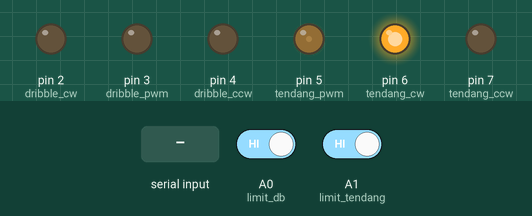
A sketch run on a simulated Arduino Uno, built with avr-gcc and run on an emulated ATmega328P. Parts: output pins drawn as LEDs (lit = HIGH). The test bench sets the inputs (shaded band); at power-on: A1 (limit_tendang) HIGH, A0 (limit_db) HIGH.

Above: at 1.2 s.
1.3 s: "TEND1\n" received over Serial
At 1.8 s:
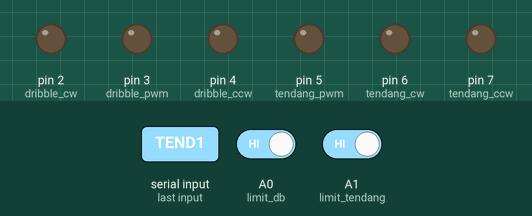
3.4 s: "DB ON\n" received over Serial
At 4.6 s:
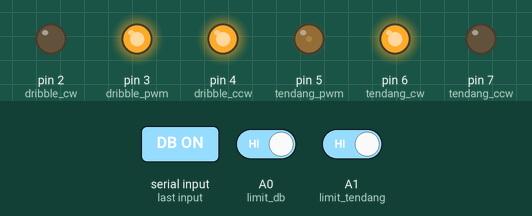
5.0 s: A1 (limit_tendang) driven LOW
At 6.0 s:
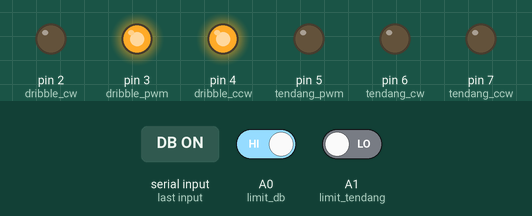
6.5 s: "TEND1\n" received over Serial
At 6.65 s:
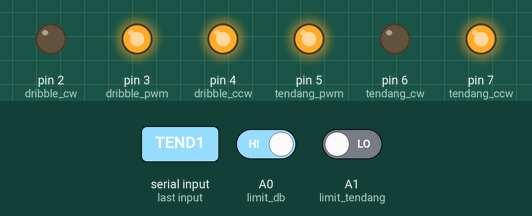
9.7 s: A1 (limit_tendang) driven HIGH
At 11.1 s:
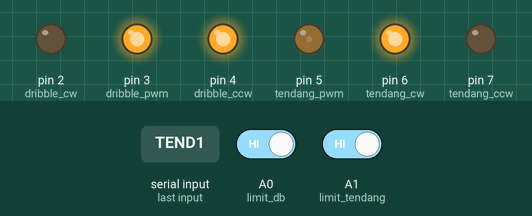
Timing chart, 0 to 12.2 s (numbered marks = the images above; inputs shaded):
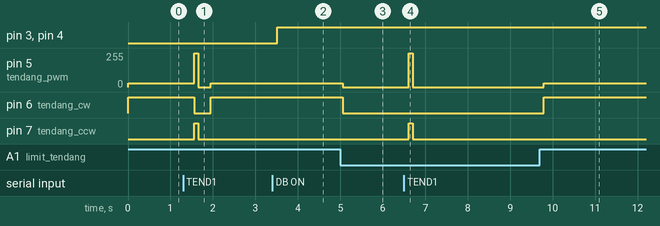

The sketch:

hcm.ino
```cpp
#include <Wire.h>
#include <Adafruit_Sensor.h>
#include <Adafruit_HMC5883_U.h>

/* Assign a unique ID to this sensor at the same time */
Adafruit_HMC5883_Unified mag = Adafruit_HMC5883_Unified(12345);

// DRIBBLE
#define dribble_cw    2
#define dribble_ccw   4
#define dribble_pwm   3

// TENDANGAN
#define tendang_cw    6
#define tendang_ccw   7
#define tendang_pwm   5

//LIMIT
#define limit_db      A0
#define limit_tendang A1

String data;
int compass = 0;
int bola = 0;

void displaySensorDetails(void)
{
  sensor_t sensor;
  mag.getSensor(&sensor);
  //  Serial.println("------------------------------------");
  //  Serial.print  ("Sensor:       "); Serial.println(sensor.name);
  //  Serial.print  ("Driver Ver:   "); Serial.println(sensor.version);
  //  Serial.print  ("Unique ID:    "); Serial.println(sensor.sensor_id);
  //  Serial.print  ("Max Value:    "); Serial.print(sensor.max_value); Serial.println(" uT");
  //  Serial.print  ("Min Value:    "); Serial.print(sensor.min_value); Serial.println(" uT");
  //  Serial.print  ("Resolution:   "); Serial.print(sensor.resolution); Serial.println(" uT");
  //  Serial.println("------------------------------------");
  //  Serial.println("");
  delay(500);
}

void setup(void)
{
  Serial.begin(115200);
  //Serial.println("HMC5883 Magnetometer Test"); Serial.println("");
  pinMode(dribble_cw, OUTPUT);
  pinMode(dribble_ccw, OUTPUT);
  pinMode(dribble_pwm, OUTPUT);

  pinMode(tendang_cw, OUTPUT);
  pinMode(tendang_ccw, OUTPUT);
  pinMode(tendang_pwm, OUTPUT);

  pinMode(limit_db, INPUT_PULLUP);
  pinMode(limit_tendang, INPUT_PULLUP);

  /* Initialise the sensor */
  if (!mag.begin())
  {
    /* There was a problem detecting the HMC5883 ... check your connections */
    //Serial.println("Ooops, no HMC5883 detected ... Check your wiring!");
    while (1);
  }

  /* Display some basic information on this sensor */
  //displaySensorDetails();
}

void loop(void)
{
  int dapat_bola = cekLimitDB(); // jika 0 = bola dapat, jika 1 bola tidak dapat
  int lmtd = cekLimitTendang();
  init_tendang(lmtd);

  //int lm_tendang = cekLimitTendang(); // jika 0 = dapat limit
  if (dapat_bola == 0 && bola == 0) {
    Serial.println("Dapat Bola");
    bola = 1;
  }
  else if (dapat_bola == 1 && bola == 1){
    Serial.println("Tidak Dapat Bola");
    bola = 0;
  }
  delay(10);


  if (Serial.available() > 0) {
    data = Serial.readStringUntil('\n');
    //Serial.println(data);
  }
  if (data == "DB ON") {
    db_on(255);
  }
  else if (data == "DB OFF") {
    db_off();
  }

  if (data == "COMPASS ON") {
    compass = 1;
  }
  else if (data == "COMPASS OFF") {
    compass = 0;
  }

  else if (data == "TEND1") {
    data = "";
    tendang_keras();

  }

  else if (data == "TEND2") {
    data = "";
    db_off();
    tendang_operan();

  }

  if (compass == 1) {
    /* Get a new sensor event */
    sensors_event_t event;
    mag.getEvent(&event);

    /* Display the results (magnetic vector values are in micro-Tesla (uT)) */
    //  Serial.print("X: "); Serial.print(event.magnetic.x); Serial.print("  ");
    //  Serial.print("Y: "); Serial.print(event.magnetic.y); Serial.print("  ");
    //  Serial.print("Z: "); Serial.print(event.magnetic.z); Serial.print("  ");Serial.println("uT");

    // Hold the module so that Z is pointing 'up' and you can measure the heading with x&y
    // Calculate heading when the magnetometer is level, then correct for signs of axis.
    float heading = atan2(event.magnetic.y, event.magnetic.x);

    // Once you have your heading, you must then add your 'Declination Angle', which is the 'Error' of the magnetic field in your location.
    // Find yours here: http://www.magnetic-declination.com/
    // Mine is: -13* 2' W, which is ~13 Degrees, or (which we need) 0.22 radians
    // If you cannot find your Declination, comment out these two lines, your compass will be slightly off.
    float declinationAngle = 0.22;
    heading += declinationAngle;

    // Correct for when signs are reversed.
    if (heading < 0)
      heading += 2 * PI;

    // Check for wrap due to addition of declination.
    if (heading > 2 * PI)
      heading -= 2 * PI;

    // Convert radians to degrees for readability.
    float headingDegrees = heading * 180 / M_PI;

    Serial.print("Heading:  "); Serial.print(headingDegrees); Serial.print(" degrees");
    Serial.println();
  }
  delay(300);
}


void db_on(int spd) {
  analogWrite(dribble_pwm, spd);
  digitalWrite(dribble_cw, LOW);
  digitalWrite(dribble_ccw, HIGH);
}

void db_off() {
  analogWrite(dribble_pwm, 0);
  digitalWrite(dribble_cw, LOW);
  digitalWrite(dribble_ccw, LOW);
}

int cekLimitDB() {
  int lm = digitalRead(limit_db);
  return lm;
}

int cekLimitTendang() {
  int lm = digitalRead(limit_tendang);
  return lm;
}


void tendang_keras()
{
  int lm = cekLimitTendang();
  analogWrite(tendang_pwm, 255);
  digitalWrite(tendang_cw, LOW);
  digitalWrite(tendang_ccw, HIGH);

  delay(90);

  analogWrite(tendang_pwm, 0);
  digitalWrite(tendang_cw, LOW);
  digitalWrite(tendang_ccw, LOW);
}

void tendang_operan()
{
  int lm = cekLimitTendang();
  analogWrite(tendang_pwm, 200);
  digitalWrite(tendang_cw, LOW);
  digitalWrite(tendang_ccw, HIGH);

  delay(90);

  analogWrite(tendang_pwm, 0);
  digitalWrite(tendang_cw, LOW);
  digitalWrite(tendang_ccw, LOW);
}
void init_tendang(int limit){
  if(limit == 1){
    analogWrite(tendang_pwm, 30);
    digitalWrite(tendang_cw, HIGH);
    digitalWrite(tendang_ccw, LOW);
  }
  else{
    analogWrite(tendang_pwm, 0);
    digitalWrite(tendang_cw, LOW);
    digitalWrite(tendang_ccw, LOW);
  }

}
```

Measured:
- after the input at 1.3 s, pin 5 (tendang_pwm): 30/255 → 255/255 after 0.26 s, → 0/255 0.09 s later, → 30/255 0.30 s later; pin 6 (tendang_cw): HIGH → LOW after 0.26 s, → HIGH 0.39 s later; pin 7 (tendang_ccw): LOW → HIGH after 0.26 s, → LOW 0.09 s later
- after the input at 3.4 s, pin 3 (dribble_pwm), pin 4 (dribble_ccw): LOW → HIGH after 0.11 s
- after the input at 5.0 s, pin 5 (tendang_pwm): 30/255 → 0/255 after 0.05 s; pin 6 (tendang_cw): HIGH → LOW after 0.05 s
- after the input at 6.5 s, pin 5 (tendang_pwm): 0/255 → 255/255 after 0.11 s, → 0/255 0.09 s later; pin 7 (tendang_ccw): LOW → HIGH after 0.11 s, → LOW 0.09 s later
- after the input at 9.7 s, pin 5 (tendang_pwm): 0/255 → 30/255 after 0.09 s; pin 6 (tendang_cw): LOW → HIGH after 0.09 s
